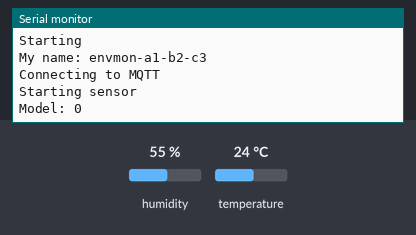
The sketch below on a simulated ESP8266 (NodeMCU). On the bench: the last lines printed to the serial monitor. The test bench sets the inputs (shaded band); at power-on: humidity 55 %, temperature 24 °C. WiFi joins after 1.5 s; servers stay silent unless stated; no MQTT or app messages arrive unless stated; not simulated (calls return 0 or success): secrets.h; names the files do not define were given values by the test bench: MQTT_PORT = 1883.

Above: at 2.7 s.
2.8 s: humidity set to 22 %
At 12.9 s:
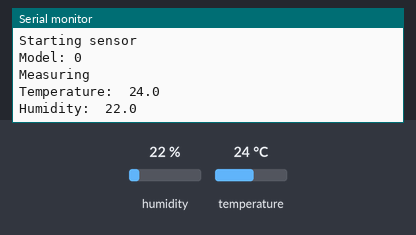
17.8 s: temperature set to 12 °C
At 22.6 s:
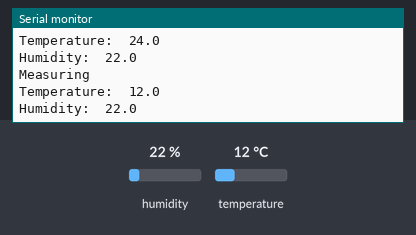
32.8 s: humidity set to 40 %
At 42.7 s:
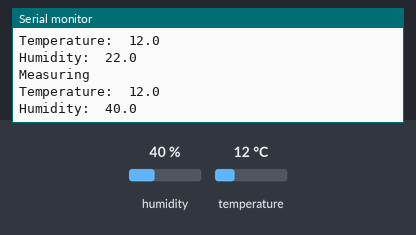

The sketch:

envmonitor.ino
```cpp
#include <ArduinoOTA.h>
#include <ESP8266WiFi.h>
#include <DHTesp.h>
#include <PubSubClient.h>
#include <Ticker.h>
#include <WiFiManager.h>

// define MQTT broker details in this include file. See secrets.h.sample
#include "secrets.h"

// name used in WiFiManager and OTA together with the last three bytes of the MAC address
#define NAME "envmon"

DHTesp dht;
PubSubClient mqtt;
Ticker measureTicker;
WiFiClient client;
WiFiManager wifiManager;

char myname[32];
int measure_now = 0;


static void set_myname() {
  byte mac[6];

  WiFi.macAddress(mac);
  snprintf(myname, sizeof(myname), "%s-%02x-%02x-%02x", NAME, mac[3], mac[4], mac[5]);
  ArduinoOTA.setHostname(myname);
}


void setup() {
  Serial.begin(115200);
  Serial.println("Starting");
  set_myname();
  Serial.print("My name: ");
  Serial.println(myname);
  wifiManager.autoConnect(myname);
  ArduinoOTA.begin();

  Serial.println("Connecting to MQTT");
  mqtt.setClient(client);
  mqtt.setServer(MQTT_HOST, MQTT_PORT);
  mqtt.connect(myname, MQTT_USER, MQTT_PASS);

  Serial.println("Starting sensor");
  dht.setup(D0, DHTesp::AM2302);
  Serial.print("Model: ");
  Serial.println(dht.getModel());
  measureTicker.attach(10.0, measure_trigger);
}


void measure() {
  char v[16], t[256];
  struct TempAndHumidity th;

  if (!measure_now)
    return;

  measure_now = 0;

  Serial.println("Measuring");
  th = dht.getTempAndHumidity();
  if (dht.getStatus() != DHTesp::ERROR_NONE) {
    Serial.print("DHT error: ");
    Serial.println(dht.getStatusString());
    return;
  }
  dtostrf(th.temperature, 5, 1, v);
  Serial.print("Temperature: ");
  Serial.println(v);
  snprintf(t, sizeof(t), "/%s/%s/temp", MQTT_TOPIC, myname);
  mqtt.publish(t, v);

  dtostrf(th.humidity, 5, 1, v);
  Serial.print("Humidity: ");
  Serial.println(v);
  snprintf(t, sizeof(t), "/%s/%s/hum", MQTT_TOPIC, myname);
  mqtt.publish(t, v);
}


void measure_trigger() {
  measure_now++;
}


void loop() {
  ArduinoOTA.handle();
  measure();
  delay(10);
}
```

Measured:
- after the input at 2.8 s, the serial monitor: prints a new line after 8.8 s (image 1)
- after the input at 17.8 s, the serial monitor: prints a new line after 3.8 s (image 2)
- after the input at 32.8 s, the serial monitor: prints a new line after 8.8 s (image 3)
